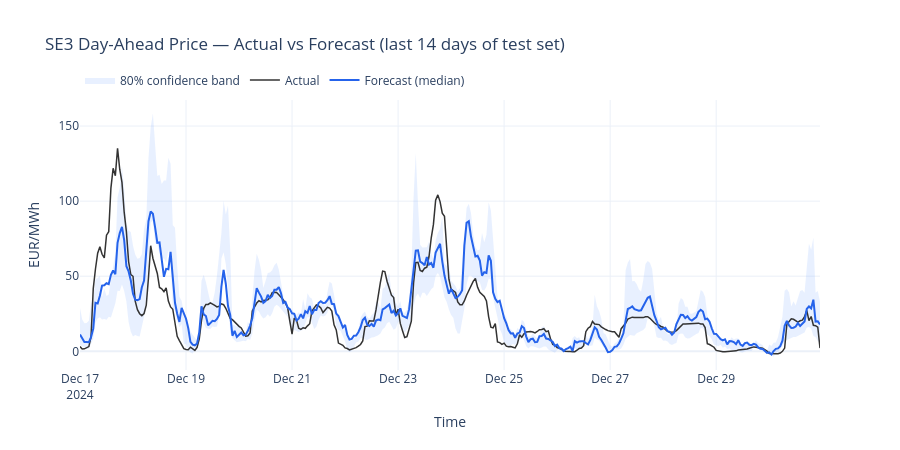

The cell this chart's notebook holds for it:
### Markdown cell above
## 9. Plot: forecast vs actual
We zoom into the last 2 weeks of the test set so the chart is readable.

### Code cell
import plotly.graph_objects as go

# Last 14 days of test set
plot_df = test.copy().iloc[-14*24:]
p50_plot = model_p50.predict(plot_df[FEATURE_COLS])
p10_plot = model_p10.predict(plot_df[FEATURE_COLS])
p90_plot = model_p90.predict(plot_df[FEATURE_COLS])

fig = go.Figure()

# Confidence band (shaded area between p10 and p90)
fig.add_trace(go.Scatter(
    x=list(plot_df.index) + list(plot_df.index[::-1]),
    y=list(p90_plot) + list(p10_plot[::-1]),
    fill="toself", fillcolor="rgba(99,153,255,0.15)",
    line=dict(color="rgba(0,0,0,0)"),
    name="80% confidence band"
))

# Actual prices
fig.add_trace(go.Scatter(
    x=plot_df.index, y=plot_df["price_eur_mwh"],
    name="Actual", line=dict(color="#333", width=1.5)
))

# Forecast (median)
fig.add_trace(go.Scatter(
    x=plot_df.index, y=p50_plot,
    name="Forecast (median)", line=dict(color="#2563eb", width=2)
))

fig.update_layout(
    title="SE3 Day-Ahead Price — Actual vs Forecast (last 14 days of test set)",
    xaxis_title="Time",
    yaxis_title="EUR/MWh",
    legend=dict(orientation="h", yanchor="bottom", y=1.02),
    hovermode="x unified",
    template="plotly_white",
    height=450,
)
fig.show()

### Figure 1 — Plotly figure (JSON) as saved in the notebook; plotly's stock layout.template omitted (floating-point values rounded to 4 significant figures; data arrays with more than 128 entries replaced by an {"elided": "..."} marker saying what was removed)
{"data": [{"fill": "toself", "fillcolor": "rgba(99,153,255,0.15)", "line": {"color": "rgba(0,0,0,0)"}, "name": "80% confidence band", "type": "scatter", "x": {"elided": "672 str values"}, "y": {"elided": "672 float values"}}, {"line": {"color": "#333", "width": 1.5}, "name": "Actual", "type": "scatter", "x": {"elided": "336 str values"}, "y": {"elided": "336 float values"}}, {"line": {"color": "#2563eb", "width": 2}, "name": "Forecast (median)", "type": "scatter", "x": {"elided": "336 str values"}, "y": {"elided": "336 float values"}}], "layout": {"height": 450, "hovermode": "x unified", "legend": {"orientation": "h", "y": 1.02, "yanchor": "bottom"}, "title": {"text": "SE3 Day-Ahead Price — Actual vs Forecast (last 14 days of test set)"}, "xaxis": {"title": {"text": "Time"}}, "yaxis": {"title": {"text": "EUR/MWh"}}}}
